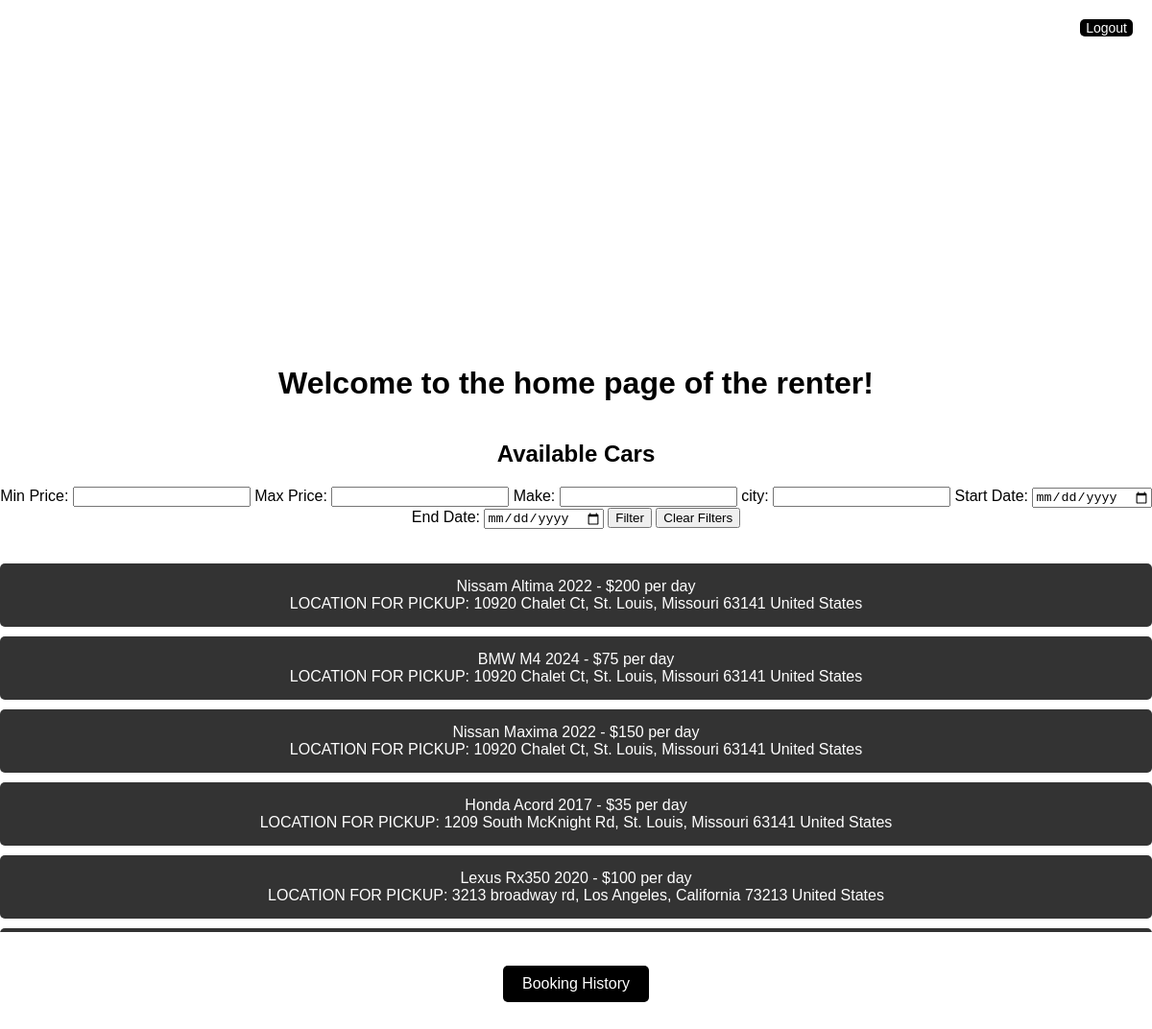
The app's page /renter_home (signed in) with its own data.
### models.py (models this page shows)
class Car(db.Model):
    __tablename__ = 'car'
    car_id = db.Column(db.Integer, primary_key=True)
    owner_id = db.Column(db.Integer, db.ForeignKey('user.user_id'), nullable=False)
    make = db.Column(db.String(50), nullable=False)
    model = db.Column(db.String(51), nullable=False)
    year = db.Column(db.Integer, nullable=False)
    location_id = db.Column(db.Integer, db.ForeignKey('location.location_id'), nullable=False)
    price_per_day = db.Column(db.Numeric(10,2), nullable = False)

class Location(db.Model):
    __tablename__ = 'location'
    location_id = db.Column(db.Integer, primary_key=True)
    address = db.Column(db.String(200), nullable=False)
    city = db.Column(db.String(100), nullable = False)
    state = db.Column(db.String(100), nullable = False)
    zip_code = db.Column(db.String(10), nullable = False)
    country = db.Column(db.String(100), nullable = False)

### app.py (the view, shortened to what this page needs)
@app.route('/renter_home')
def renter_home():
    renter_greeting = "Welcome to the home page of the renter!"
    renter_id = session.get('user_id')
    if not renter_id:
        flash("Log In")
        return redirect(url_for('login'))
    min_price = request.args.get('min_price', type = float)
    max_price = request.args.get('max_price', type = float)
    make = request.args.get('make')
    city = request.args.get('city')
    start_date = request.args.get('start_date')
    end_date = request.args.get('end_date')
    all_cars_query = text("""SELECT car.car_id FROM car JOIN location
                          ON car.location_id = location.location_id""")
    all_cars_results = db.session.execute(all_cars_query).fetchall()
    current_car_ids = {row.car_id for row in all_cars_results}
    if min_price is not None:
        min_price_query = text("""SELECT car_id FROM car WHERE price_per_day >= :min_price""")
        min_price_result = db.session.execute(min_price_query,{"min_price": min_price}).fetchall()
        min_price_ids = {row.car_id for row in min_price_result}
        current_car_ids = current_car_ids.intersection(min_price_ids)
    if max_price is not None:
        max_price_query = text("""SELECT car_id FROM car WHERE price_per_day <= :max_price""")
        max_price_result = db.session.execute(max_price_query,{"max_price": max_price}).fetchall()
        max_price_ids = {row.car_id for row in max_price_result}
        current_car_ids = current_car_ids.intersection(max_price_ids)
    if make:
        make_query = text("""SELECT car_id FROM car WHERE make = :make""")
        make_result = db.session.execute(make_query, {"make": make}).fetchall()
        make_ids = {row.car_id for row in make_result}
        current_car_ids = current_car_ids.intersection(make_ids)
    if not current_car_ids:
        cars = []
    else:
        final_get_all = text(f"""SELECT car.car_id as car_id, car.make AS make, car.model AS model, car.year as year, car.price_per_day AS price_per_day,
        location.address AS address, location.city AS city, location.state AS state, location.zip_code AS zip_code, location.country AS country
        FROM car
        JOIN location ON car.location_id = location.location_id
        WHERE car.car_id IN ({",".join(str(cid) for cid in current_car_ids)})""")
        final_result = db.session.execute(final_get_all).fetchall()
        cars = [dict(row._mapping) for row in final_result]
    return render_template('renter_home.html', renter_greeting = renter_greeting, cars = cars)

### templates/renter_home.html (shortened to what this page needs)
<!DOCTYPE html>
<html lang="en">
<head>
    <link rel="stylesheet" href="{{ url_for('static', filename='styles.css') }}">
</head>
<body>
    <div class="center-container">
        <h1>{{ renter_greeting }}</h1>
        <h2>
            Available Cars
        </h2>
        <form method="GET" action="{{ url_for('renter_home')}}" style="margin-bottom: 20px;">
            <label for="min_price">Min Price: </label>
            <input type="number" step="0.01" name="min_price" id="min_price" value="{{ request.args.get('min_price', '')}}">
            <label for="max_price">Max Price: </label>
            <input type="number" step="0.01" name="max_price" id="max_price" value="{{ request.args.get('max_price', '')}}">
            <label for="make">Make: </label>
            <input type="text" name="make" id="make" value="{{ request.args.get('make', '')}}">
            <label for="city">city: </label>
            <input type="text"  name="city" id="city" value="{{ request.args.get('city', '')}}">
            <label for="start_date">Start Date: </label>
            <input type="date"  name="start_date" id="start_date" value="{{ request.args.get('start_date', '')}}">
            <label for="end_date">End Date: </label>
            <input type="date" name="end_date" id="end_date" value="{{ request.args.get('end_date', '')}}">
            <button type="submit">Filter</button>
            <button type = "button" onclick="window.location='{{url_for('renter_home')}}';">Clear Filters</button>
        </form>
        <div class="car-list-container">
            {% if cars %}
                <ul style="padding-left: 0; list-style-type: none;">
                    {% for car in cars %}
                        <li style="display: block; background-color: #333333; color: white; padding: 15px; margin-bottom: 10px; border-radius: 5px; text-align: center; cursor: pointer; border: none;">
                            <a href="{{ url_for('leaser.car_details', car_id=car['car_id'])}}" style="color: white; text-decoration: none;">
                                {{car["make"]}}  {{car["model"]}} {{car["year"]}} - ${{car['price_per_day']}} per day
                                <br>
                                LOCATION FOR PICKUP: {{car['address']}}, {{car['city']}}, {{car['state']}} {{car['zip_code']}} {{car['country']}}
                            </a>
                        </li>
                    {% endfor %}
                </ul>
            {% else %}
            <p>There are no available cars</p>
            {% endif %}
        </div>
        <div class="button-container">
                <a href="{{ url_for('renter.booking_history')}}" class = "button">Booking History</a>
        <button type="button" class= "top-right" onclick="return confirmLogout()">Logout</button>
        </div>
    </div>
</body>
</html>

### static/styles.css (style rules this page uses)
body { font-family: Arial, Helvetica, sans-serif; color: black; display: flex; flex-direction: column; justify-content: center; align-items: center; min-height: 100vh; margin: 0; text-align: center; }
.center-container { display: flex; flex-direction: column; align-items: center; }
h1 { color: Black; margin-top: 20px; }
.button-container { display: block; justify-content: center; margin-top: 10px; }
.button { display: inline-block; padding: 10px 20px; font-size: 16px; cursor: pointer; text-align: center; text-decoration: none; color: white; background-color: black; border: none; border-radius: 5px; margin: 5px; transition: background-color 0.3s; }
.top-right { position: absolute; top: 20px; right: 20px; padding: 10px, 20px; background-color: black; color: white; border: none; border-radius: 5px; cursor: pointer; font-size: 14px; }
.car-list-container { max-height: 400px; overflow-y: auto; width: 100%; margin-bottom: 20px; }

### records on screen
Car: make "Nissam", model "Altima", year "2022", price_per_day "200", address "10920 Chalet Ct", city "St. Louis", state "Missouri", zip_code "63141", country "United States"
Car: make "BMW", model "M4", year "2024", price_per_day "75", address "10920 Chalet Ct", city "St. Louis", state "Missouri", zip_code "63141", country "United States"
Car: make "Nissan", model "Maxima", year "2022", price_per_day "150", address "10920 Chalet Ct", city "St. Louis", state "Missouri", zip_code "63141", country "United States"
Car: make "Honda", model "Acord", year "2017", price_per_day "35", address "1209 South McKnight Rd", city "St. Louis", state "Missouri", zip_code "63141", country "United States"
Car: make "Lexus", model "Rx350", year "2020", price_per_day "100", address "3213 broadway rd", city "Los Angeles", state "California", zip_code "73213", country "United States"

### other values on screen
{{ renter_greeting }} "Welcome to the home page of the renter!"
